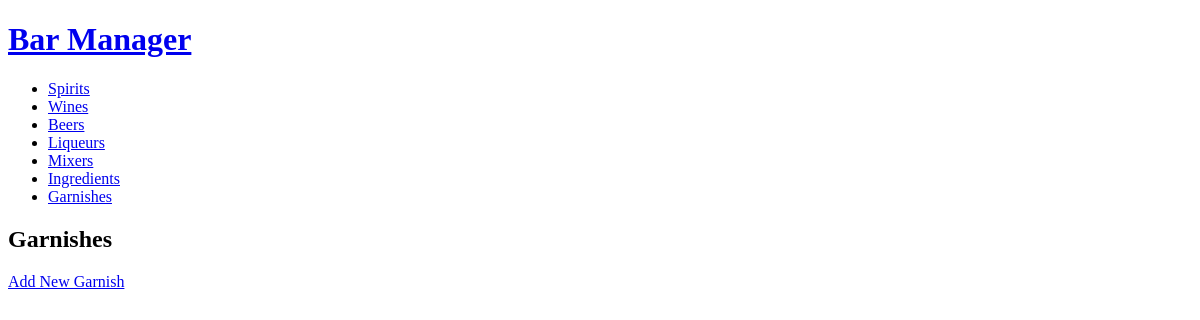
The app's page /garnishes/, older data.
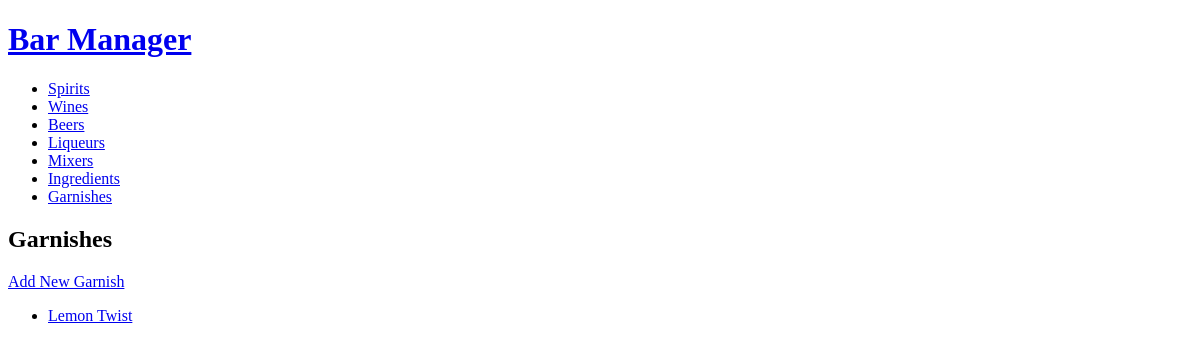
The same page, newer data.
### bar/models.py (models this page shows, shortened)
class Garnish(models.Model):
    product = models.OneToOneField(Product, on_delete=models.CASCADE, primary_key=True)
    made_in_house = models.BooleanField(default=False)
    notes = models.TextField(null=True, blank=True)

### products/models.py (models this page shows)
class Product(models.Model):
    product_name = models.CharField(max_length=100)
    tags = TaggableManager(blank=True)
    def __str__(self):
        return self.product_name

### bar/views.py (the view)
# urls.py: path('garnishes/', views.GarnishListView.as_view(), name='garnish-list'),
class GarnishListView(ListView):
    model = Garnish
    template_name = 'bar/garnish_list.html'
    context_object_name = 'garnishes'

### bar/templates/bar/garnish_list.html (shortened to what this page needs)
{% extends "base.html" %}
{% block content %}
    <h2>Garnishes</h2>
    <a href="{% url "garnish-create" %}">Add New Garnish</a>
    <ul>
        {% for garnish in garnishes %}
            <li><a href="{% url "garnish-detail" garnish.pk %}">{{ garnish.product }}</a></li>
        {% endfor %}
    </ul>
{% endblock content %}

Row changes from the older to the newer data that the page shows:
added Garnish: product "Lemon Twist"
